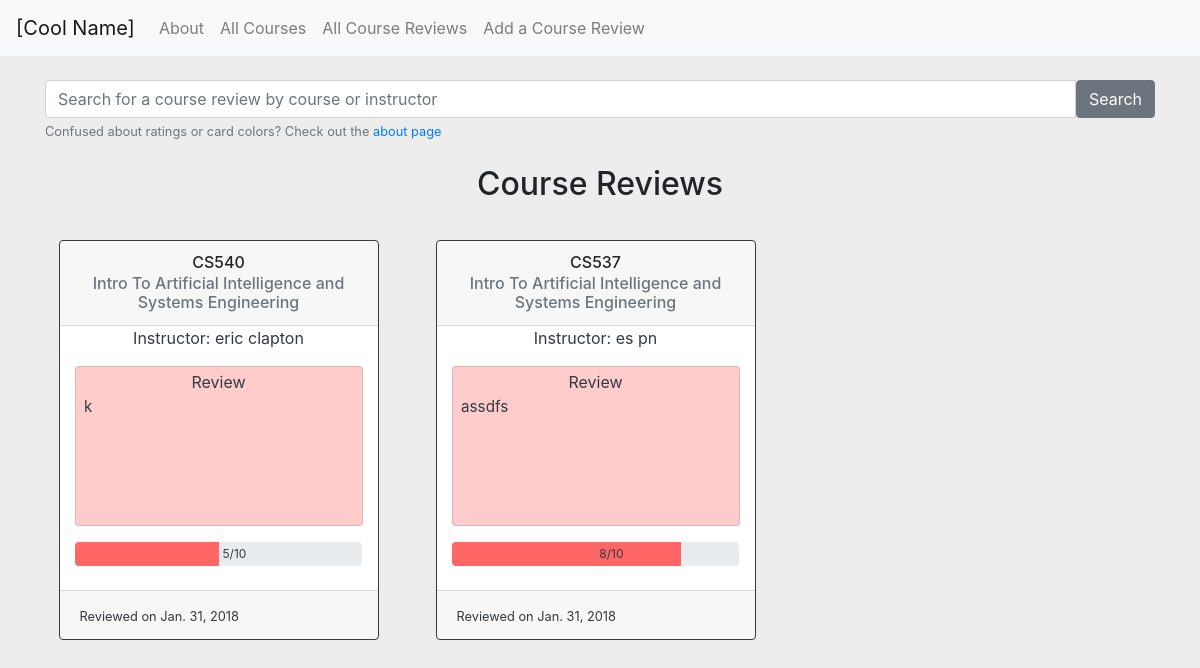
The app's page /course_reviews/, older data.
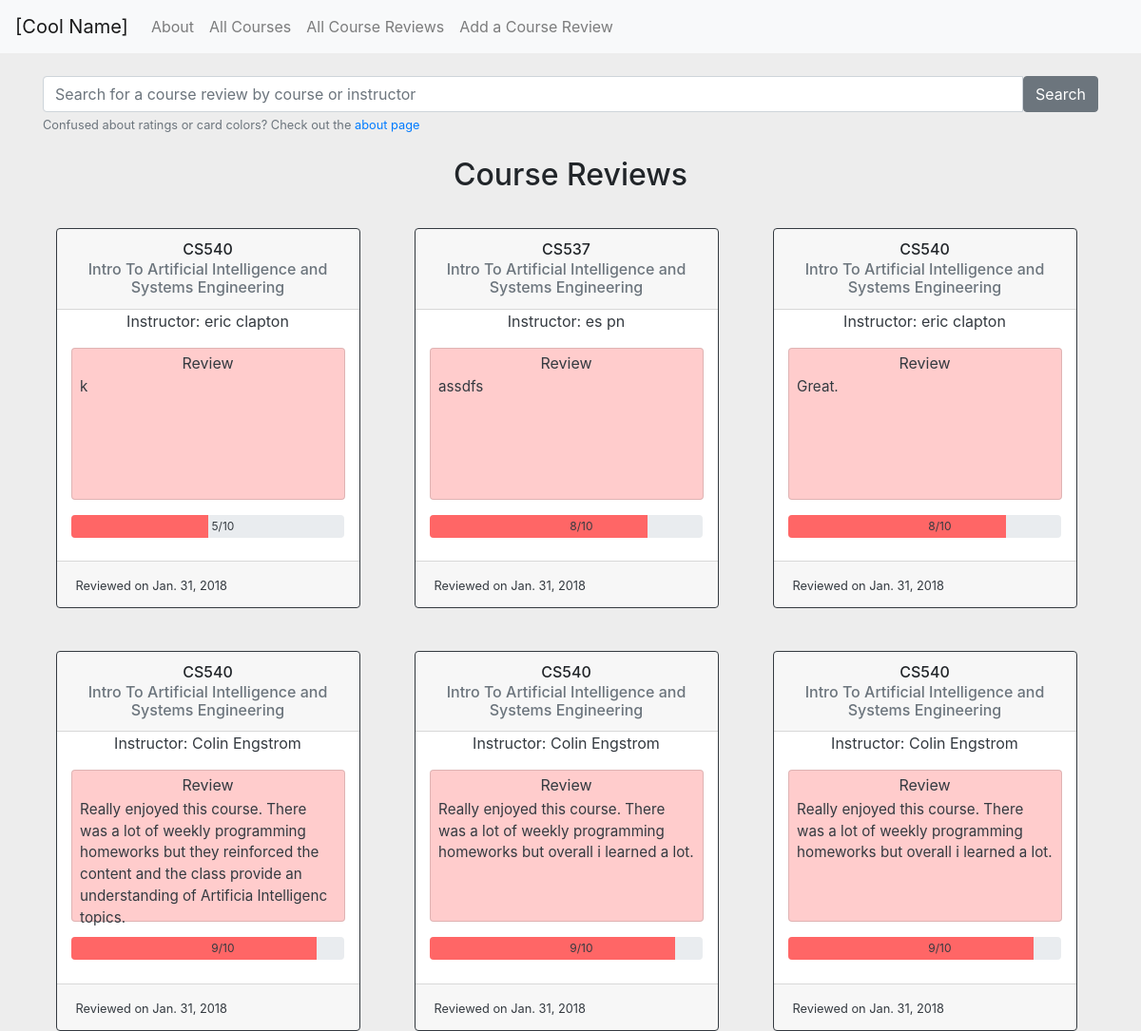
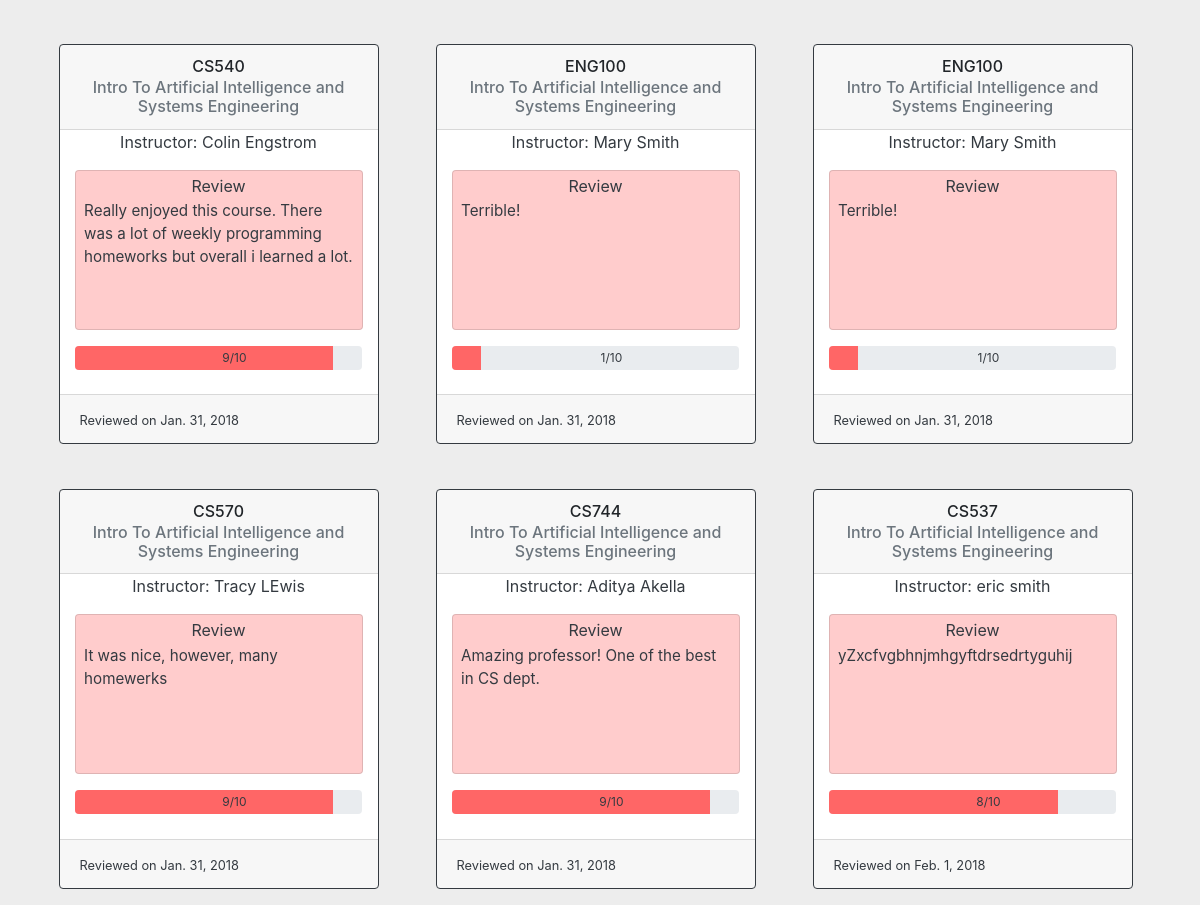
The same page, newer data (2 pictures, top to bottom).
### course/models.py (models this page shows)
class CourseReview(models.Model):
	courseDepartment = models.CharField(max_length=3)
	courseNumber = models.CharField(max_length=3)
	reviewId = models.AutoField(primary_key=True)
	instructorId = models.ForeignKey(Instructor, on_delete = models.CASCADE)
	courseReviewTagId = models.ForeignKey(CourseReviewTag, on_delete = models.CASCADE)
	review = models.CharField(max_length=50)
	rating = models.IntegerField()
	reviewDate = models.DateField()
	def rating_percentage(self):
	   	return self.rating * 10

class Instructor(models.Model):
	instructorId = models.AutoField(primary_key=True)
	firstName = models.CharField(max_length=20)
	lastName = models.CharField(max_length=20)

### course/views.py (the view)
# urls.py: url(r'^course_reviews/$', views.course_reviews, name='course_reviews'),
def course_reviews(request):
    argumentList = modal_form(request)
    course_reviews = CourseReview.objects.all().order_by('reviewDate')
    return render(request, 'course_reviews.html', {'form':argumentList[0],'courses':argumentList[1],'instructors':argumentList[2],'course_reviews':course_reviews})

### course/views.py (called while the page is built, shortened)
def modal_form(request):
    if request.method == 'GET':
        form = AddCourseReviewForm(auto_id=True)
        courses = Course.objects.all()
        instructors = Instructor.objects.all()
        argumentList = [form, courses, instructors]
        print(argumentList)
        return argumentList # 'courses': courses, 'instructors': instructors})

### templates/course_reviews.html
{% extends 'index.html' %}
{% block content %}
<br>
<div class="container">
	<div class="row">
	  <div class="container">
	  	<form method="get" action="/search/" role="search">
		    <div class="input-group">
		      <input type="text" class="form-control" placeholder="Search for a course review by course or instructor" name="searchbox">
		      <span class="input-group-btn">
		        <button value="Search" type="text" id="search-submit" class="btn btn-secondary">Search</a>
		      </span>
		    </div>
		    <small id="help" class="form-text text-muted">Confused about ratings or card colors? Check out the <a href="{% url 'about' %}">about page</a> </small>
		</form>
	  </div>
	</div>
</div>
<br>
<div class="container">
	<h2>Course Reviews</h2>
	<div class="card-deck">
	{% for course in course_reviews %}
	<div class="card border-dark mb-3 color{{course.rating}}" id="card_box">
	    	<div class="card-header">
		    	    <h6 >{{course.courseDepartment}}{{course.courseNumber}}</h6>
					<h6 class="card-subtitle text-muted">Intro To Artificial Intelligence and Systems Engineering</h6>
	    	</div>
		    <div class="card-body text-dark">
		        <p class="card-text">Instructor: {{course.instructorId.firstName}} {{course.instructorId.lastName}}</p>
		        <div class="card review-card">
			        <p class="review-title">Review</p>
			        <p class="review-text">{{course.review}}</p>
		        </div>
		    	<div class="progress">
					<div class="progress-bar" role="progressbar" style="width: {{course.rating_percentage}}%;" aria-valuenow="" aria-valuemin="0" aria-valuemax="10">
					</div>
					<span>{{course.rating}}/10</span>
			    </div>
		    </div>
		    <div class="card-footer">
		      <small class="text-dark">Reviewed on {{course.reviewDate}}</small>
		    </div>
		</div>
  {% endfor %}
	</div>
</div>
{% endblock %}

Row changes from the older to the newer data that the page shows:
added CourseReview: courseDepartment "CS", courseNumber "540", instructorId.firstName "eric", instructorId.lastName "clapton", review "Great.", rating "8", reviewDate "Jan. 31, 2018"
added CourseReview: courseDepartment "CS", courseNumber "540", instructorId.firstName "Colin", instructorId.lastName "Engstrom", review "Really enjoyed this course. There was a lot of weekly programming homeworks but they reinforced the content and the class provide an understanding of Artificia Intelligenc topics.", rating "9", reviewDate "Jan. 31, 2018"
added CourseReview: courseDepartment "CS", courseNumber "540", instructorId.firstName "Colin", instructorId.lastName "Engstrom", review "Really enjoyed this course. There was a lot of weekly programming homeworks but overall i learned a lot.", rating "9", reviewDate "Jan. 31, 2018"
added CourseReview: courseDepartment "CS", courseNumber "540", instructorId.firstName "Colin", instructorId.lastName "Engstrom", review "Really enjoyed this course. There was a lot of weekly programming homeworks but overall i learned a lot.", rating "9", reviewDate "Jan. 31, 2018"
added CourseReview: courseDepartment "CS", courseNumber "540", instructorId.firstName "Colin", instructorId.lastName "Engstrom", review "Really enjoyed this course. There was a lot of weekly programming homeworks but overall i learned a lot.", rating "9", reviewDate "Jan. 31, 2018"
added CourseReview: courseDepartment "ENG", courseNumber "100", instructorId.firstName "Mary", instructorId.lastName "Smith", review "Terrible!", rating "1", reviewDate "Jan. 31, 2018"
added CourseReview: courseDepartment "ENG", courseNumber "100", instructorId.firstName "Mary", instructorId.lastName "Smith", review "Terrible!", rating "1", reviewDate "Jan. 31, 2018"
added CourseReview: courseDepartment "CS", courseNumber "570", instructorId.firstName "Tracy", instructorId.lastName "LEwis", review "It was nice, however, many homewerks", rating "9", reviewDate "Jan. 31, 2018"
added CourseReview: courseDepartment "CS", courseNumber "744", instructorId.firstName "Aditya", instructorId.lastName "Akella", review "Amazing professor! One of the best in CS dept.", rating "9", reviewDate "Jan. 31, 2018"
added CourseReview: courseDepartment "CS", courseNumber "537", instructorId.firstName "eric", instructorId.lastName "smith", review "yZxcfvgbhnjmhgyftdrsedrtyguhij", rating "8", reviewDate "Feb. 1, 2018"
